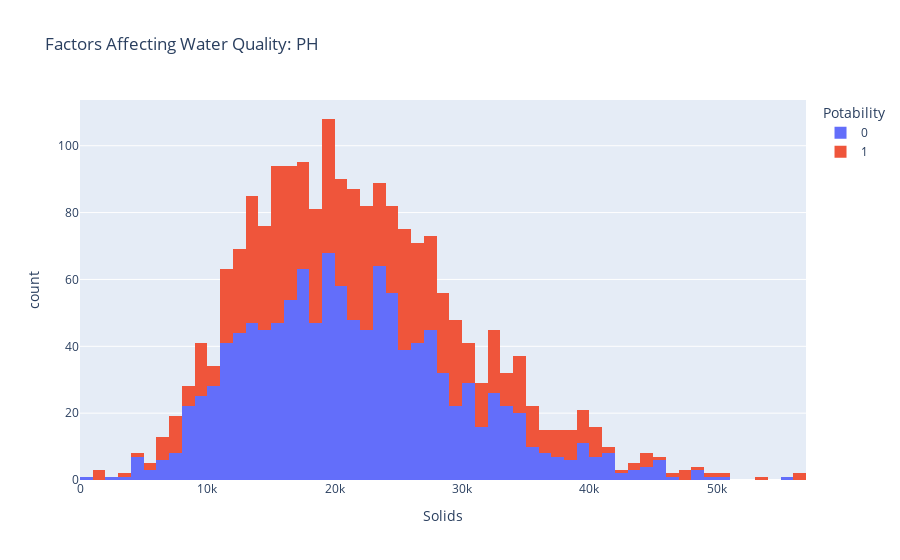

Notebook cell for this chart:
### Code cell
import plotly.express as px
data = data
figure = px.histogram(data, x = "Solids", 
                      color = "Potability", 
                      title= "Factors Affecting Water Quality: PH")
figure.show()

### Figure 1 — Plotly figure (JSON) as saved in the notebook; plotly's stock layout.template omitted (floating-point values rounded to 4 significant figures; data arrays with more than 128 entries replaced by an {"elided": "..."} marker saying what was removed)
{"data": [{"alignmentgroup": "True", "bingroup": "x", "hovertemplate": "Potability=0<br>Solids=%{x}<br>count=%{y}<extra></extra>", "legendgroup": "0", "marker": {"color": "#636efa", "pattern": {"shape": ""}}, "name": "0", "offsetgroup": "0", "orientation": "v", "showlegend": true, "type": "histogram", "x": {"elided": "1200 float values"}, "xaxis": "x", "yaxis": "y"}, {"alignmentgroup": "True", "bingroup": "x", "hovertemplate": "Potability=1<br>Solids=%{x}<br>count=%{y}<extra></extra>", "legendgroup": "1", "marker": {"color": "#EF553B", "pattern": {"shape": ""}}, "name": "1", "offsetgroup": "1", "orientation": "v", "showlegend": true, "type": "histogram", "x": {"elided": "811 float values"}, "xaxis": "x", "yaxis": "y"}], "layout": {"barmode": "relative", "legend": {"title": {"text": "Potability"}, "tracegroupgap": 0}, "title": {"text": "Factors Affecting Water Quality: PH"}, "xaxis": {"anchor": "y", "domain": [0, 1], "title": {"text": "Solids"}}, "yaxis": {"anchor": "x", "domain": [0, 1], "title": {"text": "count"}}}}
